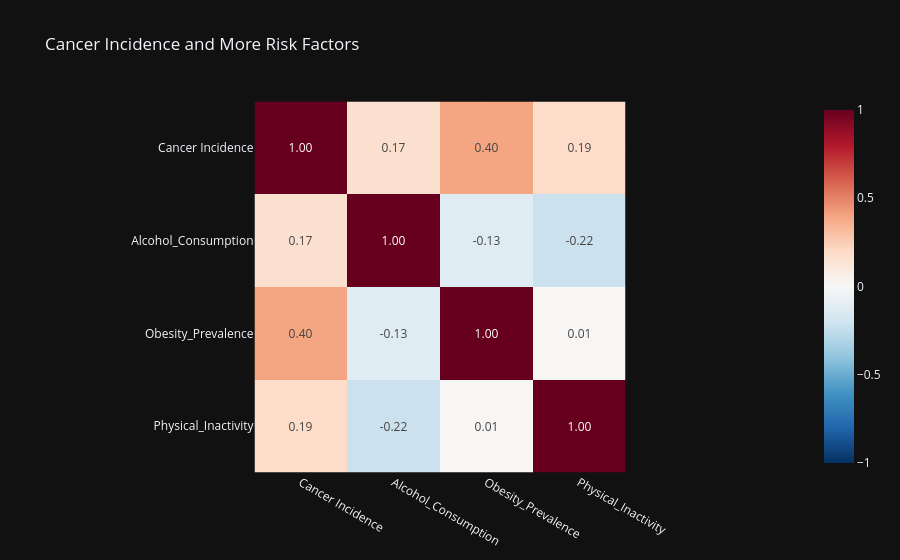

The code cell stored with this chart in its notebook:
### Code cell
visual1 = widgets.Output()
visual2 = widgets.Output()
visual3 = widgets.Output()
visual4 = widgets.Output()
visual5 = widgets.Output()
visual6 = widgets.Output()


title = widgets.HTML("<h1 style='text-align: left;'>Colon Cancer and It's Risk Factors</h1>")
subtitle = widgets.HTML("<h3 style='text-align: left;'>An Analytical Overview of Key Risk Factors and Trends</h3>")

with visual1:

    display(widgets.HTML("<h2>Visualization 1: Colon Cancer Incidence by Location</h2><p></p>"))
    
    cancer_data = pd.read_csv("colon_cancer_incidence.csv")


    # Prepare data for Plotly visualization
    cancer_data.rename(columns=lambda x: x.replace('N', '').replace('_','-') if x.startswith('N') else x, inplace=True)
    locations = sorted(cancer_data['Location'].unique())
    age_groups = [col for col in cancer_data.columns if col[0].isdigit()]
    
    
    # Create a figure with dropdown functionality
    fig1 = go.Figure()
    
    # Add traces for each location with custom hover template
    for location in locations:
        location_data = cancer_data[cancer_data['Location'] == location]
        incidence_by_age = location_data[age_groups].sum().values
    
        fig1.add_trace(go.Bar(
            x=age_groups,
            y=incidence_by_age,
            name=location,
            visible=(location == locations[0]),  # Only the first location is visible initially
            hovertemplate=
            "<b>Location</b>: " + location + "<br>" +
            "<b>Age Group</b>: %{x}<br>" +
            "<b>Number of Cases</b>: %{y}<br>" +
            "<extra></extra>"  # This removes the secondary box in the hover tooltip
        ))
    
    # Update layout with dropdown menu
    fig1.update_layout(
        updatemenus=[
            {
                "buttons": [
                    {
                        "label": loc,
                        "method": "update",
                        "args": [{"visible": [loc == l for l in locations]}]
                    } for loc in locations
                ],
                "direction": "down",
                "showactive": True,
                "x": 0.5,  # Center the dropdown
                "xanchor": "center",  # Align the center of the dropdown to the x position
                "y": 1.15,  # Position above the plot
                "yanchor": "top",  # Align the top of the dropdown
                "pad": {"l": 0, "r": 0, "t": 0, "b": 0},  # Minimize padding
            }
        ],
        title="Cancer Incidence by Age Group and Location",
        xaxis_title="Age Group",
        yaxis_title="Number of Cases",
        barmode="group",
        hoverlabel=dict(
            bgcolor="white",
            font_size=12,
            font_family="Rockwell"
        )
    )
    fig1.show()
with visual2:
    display(widgets.HTML("<h2>Visualization 2: Colon Cancer vs Tobacco</h2><p></p>"))

    long_data = pd.read_csv("long_data.csv")
    fig2 = px.scatter(
        long_data,
        x="Numeric",  # Tobacco use
        y="Cancer_Incidence",
        color="Gender",
        hover_data=["Country", "Age_Group"],
        title="Tobacco Use vs. Colon Cancer Incidence",
        labels={'Numeric':'Tobacco Usage (% of population)', 'Cancer_Incidence': 'Total Cancer Incidents'}
)

    fig2.show()

with visual3:
    display(widgets.HTML("<h2>Visualization 3: Colon Cancer by Continent</h2><p></p>"))
 
    melted = pd.read_csv("melted.csv")
    fig3 = go.Figure(data=go.Heatmap(
    x=melted['Age_Group'],
    y=melted['Continent'] + " - " + melted['Gender'],
    z=melted['Cancer_Incidence'],
    colorscale='Blues',
    colorbar=dict(title="Cancer Incidence"),
    hovertemplate="<b>Continent:</b> %{y}<br><b>Age Group:</b> %{x}<br>" +
                  "<b>Cancer Incidence:</b> %{z}<br>" +
                  "<b>Average Tobacco Usage:</b> %{customdata}<extra></extra>",
    customdata=melted['Numeric']  
    ))
    
    # Set title and labels
    fig3.update_layout(
        title="Cancer Incidence by Age Group and Continent",
        xaxis_title="Age Group",
        yaxis_title="Continent and Gender",
        yaxis=dict(tickmode="linear")
    )
    
    fig3.show()

with visual4:
    display(widgets.HTML("<h2>Visualization 4: Salt Intake Map</h2><p></p>"))

    salt2 = pd.read_csv('./Salt_Intake2.csv')
    colon2 = pd.read_csv('./colon_cancer_incidence2.csv')
    # Filter for relevant rows in salt intake dataset
    salt_filtered = salt2[salt2['Indicator Name'] == 'Mean population salt intake, adults aged 25+']
    salt_filtered = salt_filtered[['Country Name', 'Numeric']].rename(columns={'Country Name': 'Country', 'Numeric': 'Salt_Intake'})
    salt_filtered['Salt_Intake'] = pd.to_numeric(salt_filtered['Salt_Intake'], errors='coerce')
    
    
    # Clean and aggregate the colon cancer data
    # Extract country names by splitting at commas and taking the first part
    colon2['Country'] = colon2['Location'].str.split(',').str[0]
    # Sum incidence rates for each country
    colon_filtered = colon2.groupby('Country', as_index=False)['TOTAL'].sum().rename(columns={'TOTAL': 'Colon_Cancer_Rate'})
    colon_filtered = colon_filtered[colon_filtered['Country'] != "United States: Black"]
    colon_filtered = colon_filtered[colon_filtered['Country'] != "United States: White"]
    # Merge datasets on the 'Country' column
    combined_df = pd.merge(salt_filtered, colon_filtered, on='Country')
    
    # Plot for salt intake
    fig4 = px.choropleth(
        salt_filtered,
        locations="Country",
        locationmode="country names",
        color="Salt_Intake",
        hover_name="Country",
        color_continuous_scale="YlOrBr",
        title="Mean Population Salt Intake (g/day))"
    )
    fig4.update_layout(
    width=900,  
    height=800   
)
    fig4.show()
with visual5:
    display(widgets.HTML("<h2>Visualization 5: Colon Cancer Map</h2><p></p>"))

    fig5 = px.choropleth(
    colon_filtered,
    locations="Country",
    locationmode="country names",
    color="Colon_Cancer_Rate",
    hover_name="Country",
    color_continuous_scale="YlOrRd",
    title="Colon Cancer Rate by Country"
)
    fig5.update_layout(
    width=900,  
    height=800   
)
    fig5.show()

with visual6:
    display(widgets.HTML("<h2>Visualization 6: More Interesting Factors</h2><p></p>"))
    
    merged_data = pd.read_csv("merged_data.csv")
    correlation_matrix = merged_data[['Cancer Incidence', 'Alcohol_Consumption', 'Obesity_Prevalence', 'Physical_Inactivity']].corr()
fig6 = px.imshow(
    correlation_matrix,
    text_auto=".2f",
    color_continuous_scale="RdBu_r",
    zmin=-1, zmax=1,
    title="Cancer Incidence and More Risk Factors"
)
fig6.show()

# Layout setup
row1 = widgets.VBox([title, subtitle, visual1])
row2 = widgets.HBox([visual2])
row3 = widgets.HBox([visual3])
row4 = widgets.HBox([visual4, visual5])
row5 = widgets.VBox([visual6])

# Combine all rows into a vertical layout
dashboard = widgets.VBox([row1, row2, row3, row4, row5])

# Display the dashboard
display(dashboard)

### Figure 1 — Plotly figure (JSON) as saved in the notebook; plotly's stock layout.template omitted (floating-point values rounded to 4 significant figures)
{"data": [{"coloraxis": "coloraxis", "name": "0", "texttemplate": "%{z:.2f}", "x": ["Cancer Incidence", "Alcohol_Consumption", "Obesity_Prevalence", "Physical_Inactivity"], "y": ["Cancer Incidence", "Alcohol_Consumption", "Obesity_Prevalence", "Physical_Inactivity"], "z": [[1.0, 0.1675, 0.4005, 0.1854], [0.1675, 1.0, -0.1256, -0.2193], [0.4005, -0.1256, 1.0, 0.006559], [0.1854, -0.2193, 0.006559, 1.0]], "type": "heatmap", "xaxis": "x", "yaxis": "y", "hovertemplate": "x: %{x}<br>y: %{y}<br>color: %{z}<extra></extra>"}], "layout": {"xaxis": {"anchor": "y", "domain": [0.0, 1.0], "scaleanchor": "y", "constrain": "domain"}, "yaxis": {"anchor": "x", "domain": [0.0, 1.0], "autorange": "reversed", "constrain": "domain"}, "coloraxis": {"colorscale": [[0.0, "rgb(5,48,97)"], [0.1, "rgb(33,102,172)"], [0.2, "rgb(67,147,195)"], [0.3, "rgb(146,197,222)"], [0.4, "rgb(209,229,240)"], [0.5, "rgb(247,247,247)"], [0.6, "rgb(253,219,199)"], [0.7, "rgb(244,165,130)"], [0.8, "rgb(214,96,77)"], [0.9, "rgb(178,24,43)"], [1.0, "rgb(103,0,31)"]], "cmin": -1, "cmax": 1, "autocolorscale": false}, "title": {"text": "Cancer Incidence and More Risk Factors"}}}
